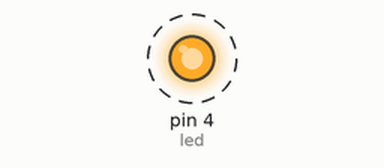
This sketch was run on a simulated Arduino Uno, built with avr-gcc and run on an emulated ATmega328P. Parts: output pins drawn as LEDs (lit = HIGH). Dashed ring = blinking.

Above: at 0.2 s.
Timing chart, 0 to 3.0 s (numbered marks = the images above):
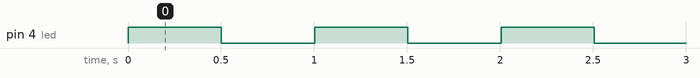

The sketch:

SoftwareSesialTiny.ino
```cpp
#include <SoftwareSerial.h>

int led = 4;
int d = 100;

SoftwareSerial mySerial(2, 1); // RX, TX
void setup() {
  // initialize the digital pin as an output.
  pinMode(led, OUTPUT);
  mySerial.begin(1200);
}

// the loop routine runs over and over again forever:
void loop() {
//  if (mySerial.available()) {
//      while(mySerial.available()){
//        mySerial.read();
//      }

    mySerial.println("Hello World!\t");

    digitalWrite(led, HIGH);
    delay(500);
     digitalWrite(led, LOW);
    delay(500);

}
```

Measured:
- by itself, pin 4 (led): alternates HIGH for 0.50 s and LOW for 0.50 s
